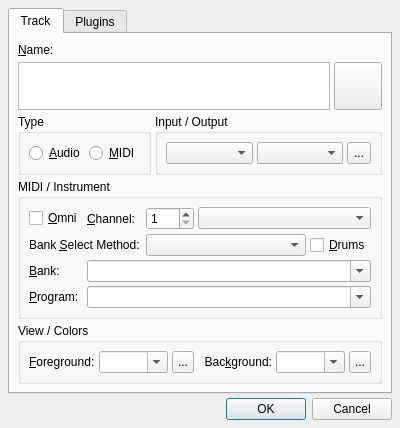
<ui version="4.0">
 <author>rncbc aka Rui Nuno Capela</author>
 <comment>qtractor - An Audio/MIDI multi-track sequencer.

   Copyright (C) 2005-2020, rncbc aka Rui Nuno Capela. All rights reserved.

   This program is free software; you can redistribute it and/or
   modify it under the terms of the GNU General Public License
   as published by the Free Software Foundation; either version 2
   of the License, or (at your option) any later version.

   This program is distributed in the hope that it will be useful,
   but WITHOUT ANY WARRANTY; without even the implied warranty of
   MERCHANTABILITY or FITNESS FOR A PARTICULAR PURPOSE.  See the
   GNU General Public License for more details.

   You should have received a copy of the GNU General Public License along
   with this program; if not, write to the Free Software Foundation, Inc.,
   51 Franklin Street, Fifth Floor, Boston, MA 02110-1301 USA.

 </comment>
 <class>qtractorTrackForm</class>
 <widget class="QDialog" name="qtractorTrackForm">
  <property name="geometry">
   <rect>
    <x>0</x>
    <y>0</y>
    <width>380</width>
    <height>320</height>
   </rect>
  </property>
  <property name="focusPolicy">
   <enum>Qt::StrongFocus</enum>
  </property>
  <property name="windowTitle">
   <string>Track</string>
  </property>
  <property name="windowIcon">
   <iconset resource="qtractor.qrc">:/images/trackProperties.png</iconset>
  </property>
  <layout class="QVBoxLayout">
   <item>
    <widget class="QTabWidget" name="TrackTabWidget">
     <property name="currentIndex">
      <number>0</number>
     </property>
     <widget class="QWidget" name="TrackTab">
      <attribute name="title">
       <string>Track</string>
      </attribute>
      <layout class="QVBoxLayout">
       <item>
        <layout class="QGridLayout">
         <item row="0" column="0" colspan="6">
          <widget class="QLabel" name="TrackNameTextLabel">
           <property name="text">
            <string>&amp;Name:</string>
           </property>
           <property name="buddy">
            <cstring>TrackNameTextEdit</cstring>
           </property>
          </widget>
         </item>
         <item row="1" column="0" colspan="5">
          <widget class="QTextEdit" name="TrackNameTextEdit">
           <property name="minimumSize">
            <size>
             <width>280</width>
             <height>0</height>
            </size>
           </property>
           <property name="maximumSize">
            <size>
             <width>32767</width>
             <height>48</height>
            </size>
           </property>
           <property name="toolTip">
            <string>Track name description</string>
           </property>
          </widget>
         </item>
         <item row="1" column="5">
          <widget class="QPushButton" name="TrackIconPushButton">
           <property name="minimumSize">
            <size>
             <width>32</width>
             <height>32</height>
            </size>
           </property>
           <property name="maximumSize">
            <size>
             <width>48</width>
             <height>48</height>
            </size>
           </property>
           <property name="focusPolicy">
            <enum>Qt::TabFocus</enum>
           </property>
           <property name="toolTip">
            <string>Track icon</string>
           </property>
          </widget>
         </item>
        </layout>
       </item>
       <item>
        <layout class="QHBoxLayout">
         <property name="spacing">
          <number>4</number>
         </property>
         <property name="margin">
          <number>0</number>
         </property>
         <item>
          <widget class="QGroupBox" name="TrackTypeGroup">
           <property name="title">
            <string>Type</string>
           </property>
           <layout class="QHBoxLayout">
            <property name="spacing">
             <number>4</number>
            </property>
            <property name="margin">
             <number>8</number>
            </property>
            <item>
             <widget class="QRadioButton" name="AudioRadioButton">
              <property name="toolTip">
               <string>Audio track type</string>
              </property>
              <property name="text">
               <string>&amp;Audio</string>
              </property>
             </widget>
            </item>
            <item>
             <widget class="QRadioButton" name="MidiRadioButton">
              <property name="toolTip">
               <string>MIDI track type</string>
              </property>
              <property name="text">
               <string>&amp;MIDI</string>
              </property>
             </widget>
            </item>
           </layout>
          </widget>
         </item>
         <item>
          <widget class="QGroupBox" name="TrackBusGroup">
           <property name="title">
            <string>Input / Output</string>
           </property>
           <layout class="QHBoxLayout">
            <property name="spacing">
             <number>4</number>
            </property>
            <property name="margin">
             <number>8</number>
            </property>
            <item>
             <widget class="QComboBox" name="InputBusNameComboBox">
              <property name="sizePolicy">
               <sizepolicy hsizetype="MinimumExpanding" vsizetype="Fixed">
                <horstretch>0</horstretch>
                <verstretch>0</verstretch>
               </sizepolicy>
              </property>
              <property name="minimumSize">
               <size>
                <width>80</width>
                <height>0</height>
               </size>
              </property>
              <property name="toolTip">
               <string>Input bus name</string>
              </property>
             </widget>
            </item>
            <item>
             <widget class="QComboBox" name="OutputBusNameComboBox">
              <property name="sizePolicy">
               <sizepolicy hsizetype="MinimumExpanding" vsizetype="Fixed">
                <horstretch>0</horstretch>
                <verstretch>0</verstretch>
               </sizepolicy>
              </property>
              <property name="minimumSize">
               <size>
                <width>80</width>
                <height>0</height>
               </size>
              </property>
              <property name="toolTip">
               <string>Output bus name</string>
              </property>
             </widget>
            </item>
            <item>
             <widget class="QToolButton" name="BusNameToolButton">
              <property name="minimumSize">
               <size>
                <width>22</width>
                <height>22</height>
               </size>
              </property>
              <property name="maximumSize">
               <size>
                <width>24</width>
                <height>24</height>
               </size>
              </property>
              <property name="focusPolicy">
               <enum>Qt::TabFocus</enum>
              </property>
              <property name="toolTip">
               <string>Manage buses</string>
              </property>
              <property name="text">
               <string>...</string>
              </property>
             </widget>
            </item>
           </layout>
          </widget>
         </item>
        </layout>
       </item>
       <item>
        <widget class="QGroupBox" name="MidiGroupBox">
         <property name="title">
          <string>MIDI / Instrument</string>
         </property>
         <layout class="QGridLayout">
          <property name="margin">
           <number>8</number>
          </property>
          <property name="spacing">
           <number>4</number>
          </property>
          <item row="3" column="0">
           <widget class="QLabel" name="ProgTextLabel">
            <property name="text">
             <string>&amp;Program:</string>
            </property>
            <property name="buddy">
             <cstring>ProgComboBox</cstring>
            </property>
           </widget>
          </item>
          <item row="2" column="0">
           <widget class="QLabel" name="BankTextLabel">
            <property name="text">
             <string>&amp;Bank:</string>
            </property>
            <property name="buddy">
             <cstring>BankComboBox</cstring>
            </property>
           </widget>
          </item>
          <item row="1" column="0" colspan="2">
           <widget class="QLabel" name="BankSelMethodTextLabel">
            <property name="text">
             <string>Bank &amp;Select Method:</string>
            </property>
            <property name="buddy">
             <cstring>BankSelMethodComboBox</cstring>
            </property>
           </widget>
          </item>
          <item row="0" column="0">
           <widget class="QCheckBox" name="OmniCheckBox">
            <property name="toolTip">
             <string>MIDI Omni: Capture All Channels</string>
            </property>
            <property name="text">
             <string>&amp;Omni</string>
            </property>
           </widget>
          </item>
          <item row="0" column="1">
           <widget class="QLabel" name="ChannelTextLabel">
            <property name="text">
             <string>&amp;Channel:</string>
            </property>
            <property name="buddy">
             <cstring>ChannelSpinBox</cstring>
            </property>
           </widget>
          </item>
          <item row="0" column="2">
           <widget class="QSpinBox" name="ChannelSpinBox">
            <property name="maximumSize">
             <size>
              <width>48</width>
              <height>24</height>
             </size>
            </property>
            <property name="toolTip">
             <string>MIDI Channel (1-16)</string>
            </property>
            <property name="minimum">
             <number>1</number>
            </property>
            <property name="maximum">
             <number>16</number>
            </property>
           </widget>
          </item>
          <item row="0" column="3" colspan="3">
           <widget class="QComboBox" name="InstrumentComboBox">
            <property name="toolTip">
             <string>MIDI Patch: Instrument</string>
            </property>
           </widget>
          </item>
          <item row="1" column="2" colspan="3">
           <widget class="QComboBox" name="BankSelMethodComboBox">
            <property name="sizePolicy">
             <sizepolicy hsizetype="Expanding" vsizetype="Fixed">
              <horstretch>0</horstretch>
              <verstretch>0</verstretch>
             </sizepolicy>
            </property>
            <property name="toolTip">
             <string>MIDI Patch: Bank Select Method</string>
            </property>
           </widget>
          </item>
          <item row="1" column="5">
           <widget class="QCheckBox" name="DrumsCheckBox">
            <property name="toolTip">
             <string>MIDI Patch: Drum Mode</string>
            </property>
            <property name="text">
             <string>&amp;Drums</string>
            </property>
           </widget>
          </item>
          <item row="2" column="1" colspan="5">
           <widget class="QComboBox" name="BankComboBox">
            <property name="toolTip">
             <string>MIDI Patch: Bank</string>
            </property>
            <property name="editable">
             <bool>true</bool>
            </property>
           </widget>
          </item>
          <item row="3" column="1" colspan="5">
           <widget class="QComboBox" name="ProgComboBox">
            <property name="toolTip">
             <string>MIDI Patch: Program</string>
            </property>
            <property name="editable">
             <bool>true</bool>
            </property>
           </widget>
          </item>
         </layout>
        </widget>
       </item>
       <item>
        <widget class="QGroupBox" name="TrackViewGroup">
         <property name="title">
          <string>View / Colors</string>
         </property>
         <layout class="QHBoxLayout">
          <property name="spacing">
           <number>4</number>
          </property>
          <property name="margin">
           <number>8</number>
          </property>
          <item>
           <widget class="QLabel" name="ForegroundColorTextLabel">
            <property name="text">
             <string>&amp;Foreground:</string>
            </property>
            <property name="buddy">
             <cstring>ForegroundColorComboBox</cstring>
            </property>
           </widget>
          </item>
          <item>
           <widget class="QComboBox" name="ForegroundColorComboBox">
            <property name="minimumSize">
             <size>
              <width>64</width>
              <height>0</height>
             </size>
            </property>
            <property name="toolTip">
             <string>Foreground color</string>
            </property>
            <property name="editable">
             <bool>true</bool>
            </property>
           </widget>
          </item>
          <item>
           <widget class="QToolButton" name="ForegroundColorToolButton">
            <property name="minimumSize">
             <size>
              <width>22</width>
              <height>22</height>
             </size>
            </property>
            <property name="maximumSize">
             <size>
              <width>24</width>
              <height>24</height>
             </size>
            </property>
            <property name="focusPolicy">
             <enum>Qt::TabFocus</enum>
            </property>
            <property name="toolTip">
             <string>Select custom track foreground color</string>
            </property>
            <property name="text">
             <string>...</string>
            </property>
            <property name="icon">
             <iconset resource="qtractor.qrc">:/images/formColor.png</iconset>
            </property>
           </widget>
          </item>
          <item>
           <spacer>
            <property name="orientation">
             <enum>Qt::Horizontal</enum>
            </property>
            <property name="sizeType">
             <enum>QSizePolicy::Expanding</enum>
            </property>
            <property name="sizeHint">
             <size>
              <width>8</width>
              <height>8</height>
             </size>
            </property>
           </spacer>
          </item>
          <item>
           <widget class="QLabel" name="BackgroundColorTextLabel">
            <property name="text">
             <string>Bac&amp;kground:</string>
            </property>
            <property name="alignment">
             <set>Qt::AlignRight|Qt::AlignVCenter</set>
            </property>
            <property name="buddy">
             <cstring>BackgroundColorComboBox</cstring>
            </property>
           </widget>
          </item>
          <item>
           <widget class="QComboBox" name="BackgroundColorComboBox">
            <property name="minimumSize">
             <size>
              <width>64</width>
              <height>0</height>
             </size>
            </property>
            <property name="toolTip">
             <string>Background color</string>
            </property>
            <property name="editable">
             <bool>true</bool>
            </property>
           </widget>
          </item>
          <item>
           <widget class="QToolButton" name="BackgroundColorToolButton">
            <property name="minimumSize">
             <size>
              <width>22</width>
              <height>22</height>
             </size>
            </property>
            <property name="maximumSize">
             <size>
              <width>24</width>
              <height>24</height>
             </size>
            </property>
            <property name="focusPolicy">
             <enum>Qt::TabFocus</enum>
            </property>
            <property name="toolTip">
             <string>Select custom track background color</string>
            </property>
            <property name="text">
             <string>...</string>
            </property>
            <property name="icon">
             <iconset resource="qtractor.qrc">:/images/formColor.png</iconset>
            </property>
           </widget>
          </item>
         </layout>
        </widget>
       </item>
      </layout>
     </widget>
     <widget class="QWidget" name="PluginsTab">
      <attribute name="title">
       <string>Plugins</string>
      </attribute>
      <layout class="QGridLayout">
       <item row="0" column="0" colspan="2">
        <widget class="qtractorPluginListView" name="PluginListView">
         <property name="focusPolicy">
          <enum>Qt::WheelFocus</enum>
         </property>
         <property name="toolTip">
          <string>Track plugins</string>
         </property>
        </widget>
       </item>
       <item row="0" column="2">
        <layout class="QVBoxLayout">
         <item>
          <widget class="QToolButton" name="AddPluginToolButton">
           <property name="minimumSize">
            <size>
             <width>90</width>
             <height>28</height>
            </size>
           </property>
           <property name="toolTip">
            <string>Add plugin</string>
           </property>
           <property name="text">
            <string>&amp;Add...</string>
           </property>
           <property name="icon">
            <iconset resource="qtractor.qrc">:/images/formCreate.png</iconset>
           </property>
           <property name="toolButtonStyle">
            <enum>Qt::ToolButtonTextBesideIcon</enum>
           </property>
          </widget>
         </item>
         <item>
          <widget class="QToolButton" name="RemovePluginToolButton">
           <property name="minimumSize">
            <size>
             <width>90</width>
             <height>28</height>
            </size>
           </property>
           <property name="toolTip">
            <string>Remove plugin</string>
           </property>
           <property name="text">
            <string>&amp;Remove</string>
           </property>
           <property name="icon">
            <iconset resource="qtractor.qrc">:/images/formRemove.png</iconset>
           </property>
           <property name="toolButtonStyle">
            <enum>Qt::ToolButtonTextBesideIcon</enum>
           </property>
          </widget>
         </item>
         <item>
          <spacer>
           <property name="orientation">
            <enum>Qt::Vertical</enum>
           </property>
           <property name="sizeHint">
            <size>
             <width>8</width>
             <height>8</height>
            </size>
           </property>
          </spacer>
         </item>
         <item>
          <widget class="QToolButton" name="MoveUpPluginToolButton">
           <property name="minimumSize">
            <size>
             <width>90</width>
             <height>28</height>
            </size>
           </property>
           <property name="toolTip">
            <string>Move plugin up</string>
           </property>
           <property name="text">
            <string>&amp;Up</string>
           </property>
           <property name="icon">
            <iconset resource="qtractor.qrc">:/images/formMoveUp.png</iconset>
           </property>
           <property name="toolButtonStyle">
            <enum>Qt::ToolButtonTextBesideIcon</enum>
           </property>
          </widget>
         </item>
         <item>
          <widget class="QToolButton" name="MoveDownPluginToolButton">
           <property name="minimumSize">
            <size>
             <width>90</width>
             <height>28</height>
            </size>
           </property>
           <property name="toolTip">
            <string>Move plugin down</string>
           </property>
           <property name="text">
            <string>&amp;Down</string>
           </property>
           <property name="icon">
            <iconset resource="qtractor.qrc">:/images/formMoveDown.png</iconset>
           </property>
           <property name="toolButtonStyle">
            <enum>Qt::ToolButtonTextBesideIcon</enum>
           </property>
          </widget>
         </item>
        </layout>
       </item>
       <item row="1" column="0" colspan="3">
        <widget class="QCheckBox" name="PluginListLatencyCheckBox">
         <property name="toolTip">
          <string>Whether to enable plugin latency/delay compensation</string>
         </property>
         <property name="text">
          <string>&amp;Latency compensation</string>
         </property>
        </widget>
       </item>
      </layout>
     </widget>
    </widget>
   </item>
   <item>
    <widget class="QDialogButtonBox" name="DialogButtonBox">
     <property name="orientation">
      <enum>Qt::Horizontal</enum>
     </property>
     <property name="standardButtons">
      <set>QDialogButtonBox::Cancel|QDialogButtonBox::Ok</set>
     </property>
    </widget>
   </item>
  </layout>
 </widget>
 <layoutdefault spacing="4" margin="8"/>
 <customwidgets>
  <customwidget>
   <class>qtractorPluginListView</class>
   <extends>QListWidget</extends>
   <header>qtractorPluginListView.h</header>
  </customwidget>
 </customwidgets>
 <tabstops>
  <tabstop>TrackNameTextEdit</tabstop>
  <tabstop>TrackIconPushButton</tabstop>
  <tabstop>AudioRadioButton</tabstop>
  <tabstop>MidiRadioButton</tabstop>
  <tabstop>InputBusNameComboBox</tabstop>
  <tabstop>OutputBusNameComboBox</tabstop>
  <tabstop>BusNameToolButton</tabstop>
  <tabstop>OmniCheckBox</tabstop>
  <tabstop>ChannelSpinBox</tabstop>
  <tabstop>InstrumentComboBox</tabstop>
  <tabstop>BankSelMethodComboBox</tabstop>
  <tabstop>DrumsCheckBox</tabstop>
  <tabstop>BankComboBox</tabstop>
  <tabstop>ProgComboBox</tabstop>
  <tabstop>ForegroundColorComboBox</tabstop>
  <tabstop>ForegroundColorToolButton</tabstop>
  <tabstop>BackgroundColorComboBox</tabstop>
  <tabstop>BackgroundColorToolButton</tabstop>
  <tabstop>PluginListView</tabstop>
  <tabstop>AddPluginToolButton</tabstop>
  <tabstop>RemovePluginToolButton</tabstop>
  <tabstop>MoveUpPluginToolButton</tabstop>
  <tabstop>MoveDownPluginToolButton</tabstop>
  <tabstop>PluginListLatencyCheckBox</tabstop>
  <tabstop>DialogButtonBox</tabstop>
 </tabstops>
 <resources>
  <include location="qtractor.qrc"/>
 </resources>
 <connections/>
</ui>
